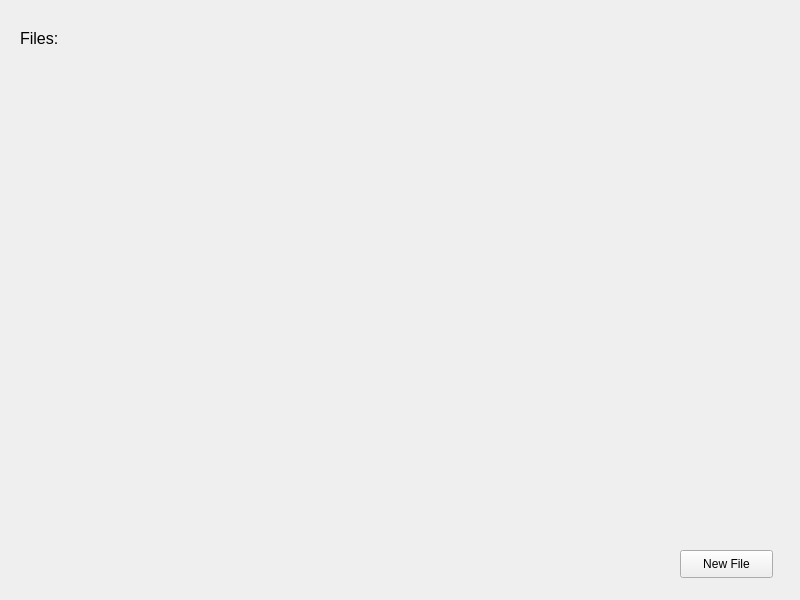
<?xml version="1.0" encoding="UTF-8"?>
<ui version="4.0">
 <class>fileSelector</class>
 <widget class="QMainWindow" name="fileSelector">
  <property name="geometry">
   <rect>
    <x>0</x>
    <y>0</y>
    <width>800</width>
    <height>600</height>
   </rect>
  </property>
  <property name="sizePolicy">
   <sizepolicy hsizetype="Preferred" vsizetype="Expanding">
    <horstretch>0</horstretch>
    <verstretch>0</verstretch>
   </sizepolicy>
  </property>
  <property name="windowTitle">
   <string>File selector</string>
  </property>
  <widget class="QWidget" name="centralwidget">
   <widget class="QPushButton" name="newFileBtn">
    <property name="geometry">
     <rect>
      <x>680</x>
      <y>550</y>
      <width>93</width>
      <height>28</height>
     </rect>
    </property>
    <property name="text">
     <string>New File</string>
    </property>
    <property name="autoDefault">
     <bool>false</bool>
    </property>
   </widget>
   <widget class="QWidget" name="gridLayoutWidget">
    <property name="geometry">
     <rect>
      <x>20</x>
      <y>50</y>
      <width>751</width>
      <height>491</height>
     </rect>
    </property>
    <layout class="QGridLayout" name="filesGrid" rowminimumheight="0">
     <property name="sizeConstraint">
      <enum>QLayout::SetNoConstraint</enum>
     </property>
    </layout>
   </widget>
   <widget class="QLabel" name="label">
    <property name="geometry">
     <rect>
      <x>20</x>
      <y>30</y>
      <width>55</width>
      <height>16</height>
     </rect>
    </property>
    <property name="font">
     <font>
      <pointsize>12</pointsize>
      <weight>50</weight>
      <bold>false</bold>
     </font>
    </property>
    <property name="text">
     <string>Files:</string>
    </property>
   </widget>
  </widget>
  <action name="actionNew">
   <property name="text">
    <string>New file</string>
   </property>
  </action>
  <action name="actionOpen_file">
   <property name="text">
    <string>Open file</string>
   </property>
  </action>
  <action name="actionDelete_file">
   <property name="text">
    <string>Delete file</string>
   </property>
  </action>
 </widget>
 <resources/>
 <connections/>
</ui>
